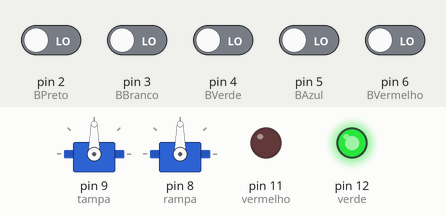
This sketch was run on a simulated Arduino Uno, built with avr-gcc and run on an emulated ATmega328P. On the bench: 2 × servo, output pins drawn as LEDs (lit = HIGH). The inputs (shaded band) are chosen by the test bench; at power-on: pin 2 (BPreto), pin 3 (BBranco), pin 4 (BVerde), pin 5 (BAzul), pin 6 (BVermelho) LOW.

Above: at 1.2 s.
1.3 s: pin 2 (BPreto) driven HIGH
At 3.1 s:
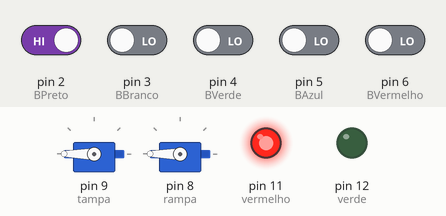
4.3 s: pin 3 (BBranco) driven HIGH
At 5.3 s:
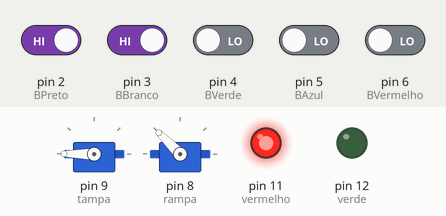
7.3 s: pin 4 (BVerde) driven HIGH
At 10.2 s:
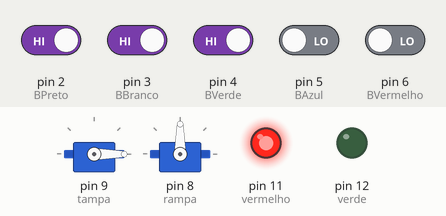
10.3 s: pin 3 (BBranco) driven LOW
At 12.7 s:
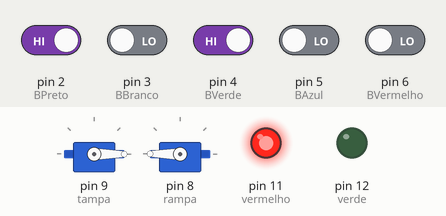
13.3 s: pin 5 (BAzul) driven HIGH
At 16.1 s:
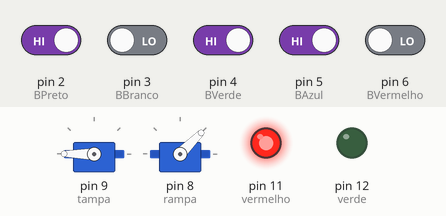
16.3 s: pin 4 (BVerde) driven LOW
At 19.3 s:
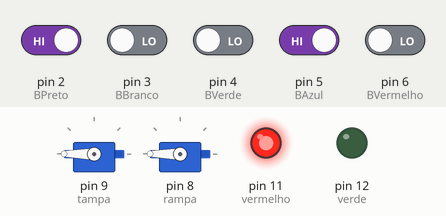
Timing chart, 0 to 20.3 s (numbered marks = the images above; inputs shaded):
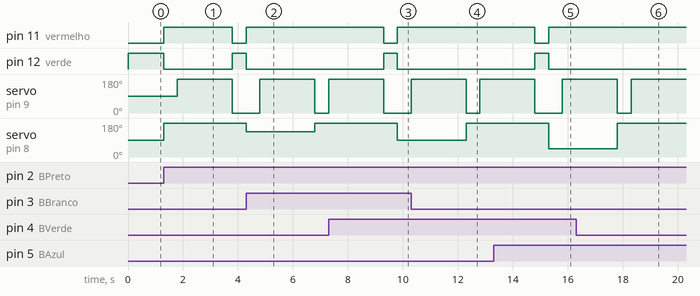

Measured:
- after the input at 1.3 s, pin 11 (vermelho): LOW → HIGH at once, → LOW 2.5 s later; pin 12 (verde): HIGH → LOW at once, → HIGH 2.5 s later; servo on pin 9 (tampa): 90° → 180° after 0.50 s, → 0° 2.0 s later; servo on pin 8 (rampa): 90° → 180° at once
- after the input at 4.3 s, pin 11 (vermelho): goes on until 4.3 s, then stays HIGH; pin 12 (verde): goes on until 4.3 s, then stays LOW; servo on pin 8 (rampa): 180° → 135° at once, → 180° 2.5 s later
- after the input at 7.3 s, servo on pin 8 (rampa): 180° → 90° after 2.5 s
- after the input at 10.3 s, servo on pin 8 (rampa): 90° → 180° after 2.0 s
- after the input at 13.3 s, servo on pin 8 (rampa): 180° → 45° after 2.0 s
- after the input at 16.3 s, servo on pin 8 (rampa): 45° → 180° after 1.5 s

The sketch:

sketch_trabalho_anand.ino
```cpp
#include <Servo.h>

//Botão--------------------------------------------------------------------
#define BVermelho 6
#define BAzul 5
#define BVerde 4
#define BBranco 3
#define BPreto 2

//Servo---------------------------------------------------------------------
Servo rampa;
Servo tampa;

//Led-----------------------------------------------------------------------
#define vermelho 11
#define verde 12

void setup() {
  tampa.attach(9);
  rampa.attach(8);

  pinMode(BVermelho, INPUT);
  pinMode(BAzul, INPUT);
  pinMode(BVerde, INPUT);
  pinMode(BBranco, INPUT);
  pinMode(BPreto, INPUT);

  pinMode(vermelho, OUTPUT);
  pinMode(verde, OUTPUT);

  digitalWrite(vermelho, LOW);
  digitalWrite(verde, HIGH);

}

void loop() {

  if (digitalRead(BVermelho) == HIGH){
    digitalWrite(vermelho, HIGH);
    digitalWrite(verde, LOW);
    rampa.write(0);
    delay(500);
    tampa.write(180);
    delay(2000);
    tampa.write(0);
    digitalWrite(vermelho, LOW);
    digitalWrite(verde, HIGH);

  }

  if (digitalRead(BAzul) == HIGH){
    digitalWrite(vermelho, HIGH);
    digitalWrite(verde, LOW);
    rampa.write(45);
    delay(500);
    tampa.write(180);
    delay(2000);
    tampa.write(0);
    digitalWrite(vermelho, LOW);
    digitalWrite(verde, HIGH);
  }

  if (digitalRead(BVerde) == HIGH){
    digitalWrite(vermelho, HIGH);
    digitalWrite(verde, LOW);
    rampa.write(90);
    delay(500);
    tampa.write(180);
    delay(2000);
    tampa.write(0);
    digitalWrite(vermelho, LOW);
    digitalWrite(verde, HIGH);
  }

  if (digitalRead(BBranco) == HIGH){
    digitalWrite(vermelho, HIGH);
    digitalWrite(verde, LOW);
    rampa.write(135);
    delay(500);
    tampa.write(180);
    delay(2000);
    tampa.write(0);
    digitalWrite(vermelho, LOW);
    digitalWrite(verde, HIGH);
  }

  if (digitalRead(BPreto) == HIGH){
    digitalWrite(vermelho, HIGH);
    digitalWrite(verde, LOW);
    rampa.write(180);
    delay(500);
    tampa.write(180);
    delay(2000);
    tampa.write(0);
    digitalWrite(vermelho, LOW);
    digitalWrite(verde, HIGH);
    delay(500);
  }

}
```
